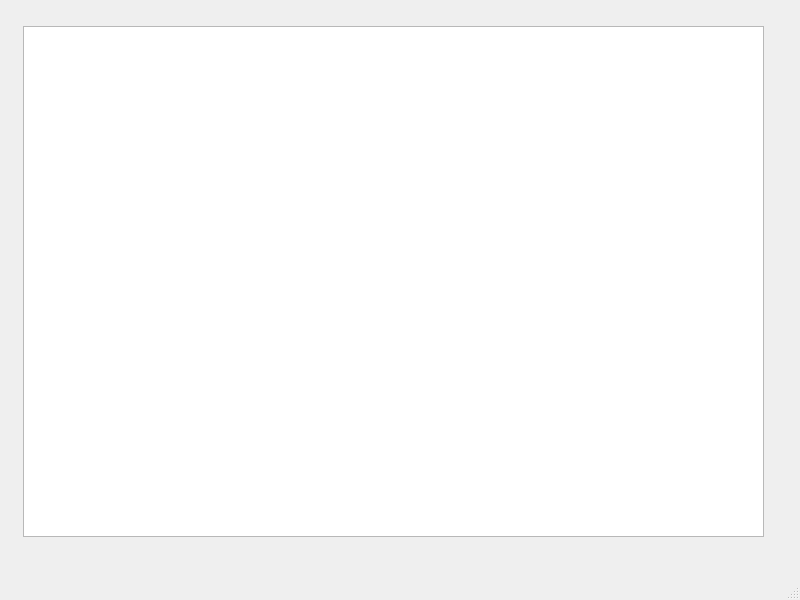
<?xml version="1.0" encoding="UTF-8"?>
<ui version="4.0">
 <class>MainWindow</class>
 <widget class="QMainWindow" name="MainWindow">
  <property name="geometry">
   <rect>
    <x>0</x>
    <y>0</y>
    <width>800</width>
    <height>600</height>
   </rect>
  </property>
  <property name="windowTitle">
   <string>MainWindow</string>
  </property>
  <widget class="QWidget" name="centralwidget">
   <widget class="QTextEdit" name="textEdit">
    <property name="geometry">
     <rect>
      <x>23</x>
      <y>26</y>
      <width>741</width>
      <height>511</height>
     </rect>
    </property>
    <property name="readOnly">
     <bool>true</bool>
    </property>
   </widget>
  </widget>
  <widget class="QMenuBar" name="menubar">
   <property name="geometry">
    <rect>
     <x>0</x>
     <y>0</y>
     <width>800</width>
     <height>30</height>
    </rect>
   </property>
  </widget>
  <widget class="QStatusBar" name="statusbar"/>
 </widget>
 <resources/>
 <connections/>
</ui>
